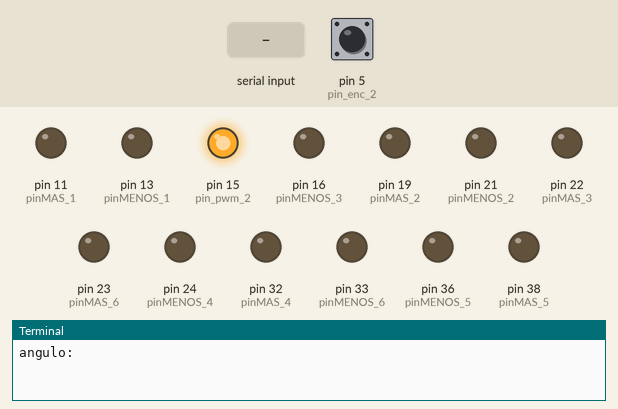
Recording of a program running on a simulated Raspberry Pi (header pin numbers). On the bench: output pins drawn as LEDs (lit = HIGH), the last lines printed to the terminal. The test bench sets the inputs (shaded band); at power-on: pin 5 (pin_enc_2) HIGH.

Above: at 1.2 s.
1.3 s: "1" typed at the terminal, then Enter
At 2.5 s:
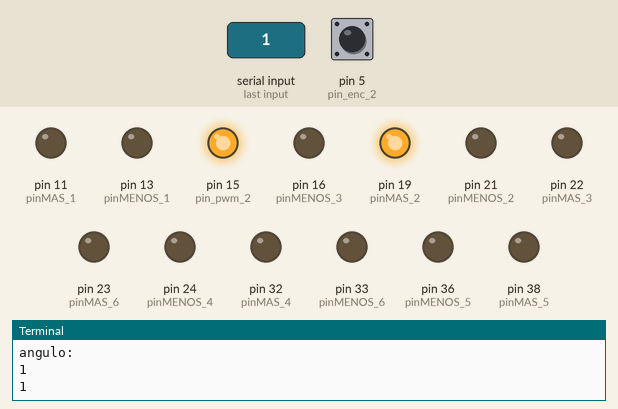
Timing chart, 0 to 4.3 s (numbered marks = the images above; inputs shaded):
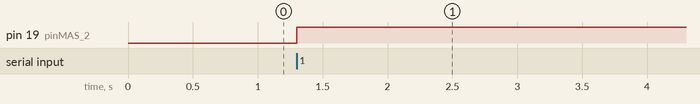

The program:

flancos.py
```python
import RPi.GPIO as GPIO
import time

GPIO.setwarnings(False)
GPIO.setmode(GPIO.BOARD)

pin_ms_1=37
pin_enc_1=3
pinMAS_1=11
pinMENOS_1=13

pin_enc_2=5

pin_pwm_2=15
pinMAS_2=19
pinMENOS_2=21

#,7,,10
pin_enc_3=8
pin_ms_3=31
pin_pwm_3=18
pinMAS_3=22
pinMENOS_3=16

pin_enc_4=10
pin_ms_4=35
pin_pwm_4=26
pinMAS_4=32
pinMENOS_4=24

pin_enc_5=7
pin_ms_5=29
pin_pwm_5=40
pinMAS_5=38
pinMENOS_5=36

pin_enc_6=12
#pin_ms_6=
pinMAS_6=23
pinMENOS_6=33


GPIO.setup(pin_enc_1,GPIO.IN, pull_up_down=GPIO.PUD_UP)
GPIO.setup(pin_enc_2,GPIO.IN, pull_up_down=GPIO.PUD_UP)
GPIO.setup(pin_enc_3,GPIO.IN, pull_up_down=GPIO.PUD_UP)
GPIO.setup(pin_enc_4,GPIO.IN, pull_up_down=GPIO.PUD_UP)
GPIO.setup(pin_enc_5,GPIO.IN, pull_up_down=GPIO.PUD_UP)
GPIO.setup(pin_enc_6,GPIO.IN, pull_up_down=GPIO.PUD_UP)
GPIO.setup(pin_ms_1,GPIO.IN, pull_up_down=GPIO.PUD_UP)
GPIO.setup(pin_ms_3,GPIO.IN, pull_up_down=GPIO.PUD_UP)
GPIO.setup(pin_ms_4,GPIO.IN, pull_up_down=GPIO.PUD_UP)
GPIO.setup(pin_ms_5,GPIO.IN, pull_up_down=GPIO.PUD_UP)
GPIO.setup(pinMAS_1,GPIO.OUT)
GPIO.setup(pinMENOS_1,GPIO.OUT)
GPIO.setup(pinMAS_2,GPIO.OUT)
GPIO.setup(pinMENOS_2,GPIO.OUT)
GPIO.setup(pin_pwm_2,GPIO.OUT)
GPIO.setup(pinMAS_3,GPIO.OUT)
GPIO.setup(pinMENOS_3,GPIO.OUT)
GPIO.setup(pinMAS_4,GPIO.OUT)
GPIO.setup(pinMENOS_4,GPIO.OUT)
GPIO.setup(pinMAS_5,GPIO.OUT)
GPIO.setup(pinMENOS_5,GPIO.OUT)
GPIO.setup(pinMAS_6,GPIO.OUT)
GPIO.setup(pinMENOS_6,GPIO.OUT)
#PIO.setup(pinMAS_2,GPIO.OUT)
#GPIO.setup(pinMENOS_2,GPIO.OUT)
p2=GPIO.PWM(pin_pwm_2,1000)
p2.start(100)

contador=0
dato=0
datoanterior=0
flag=0
try:
    x = float(raw_input("angulo:"))
    p2.ChangeDutyCycle(100)
    if x>= 0:
        GPIO.output(pinMAS_2,GPIO.HIGH)
        GPIO.output(pinMENOS_2,GPIO.LOW)
        #GPIO.output(pinMAS_2,GPIO.LOW)
        #GPIO.output(pinMENOS_2,GPIO.HIGH)
        num = (11030*x)/310
    elif x< 0 :
        GPIO.output(pinMAS_2,GPIO.LOW)
        GPIO.output(pinMENOS_2,GPIO.HIGH)
                #GPIO.output(pinMAS_2,GPIO.HIGH)
                #GPIO.output(pinMENOS_2,GPIO.LOW)
        num=(11030*x)/310


    while(True):
        flag=flag+1
        dato = GPIO.input(pin_enc_2)
        if dato==1 and datoanterior==0:
            contador=contador+1
            print(contador)
            flag = contador
        datoanterior=dato

        time.sleep(0.0005)
        #if contador>=abs(num)-10 :
                 #       print('LLego')
                  #      GPIO.output(pinMAS,GPIO.LOW)
                   #     GPIO.output(pinMENOS,GPIO.LOW)
                    #    GPIO.output(pinMAS_2,GPIO.LOW)
                     #   GPIO.output(pinMENOS_2,GPIO.LOW)
                      #  break
        #if flag>contador+1000000:
                 #       print('detenido')
                  #      GPIO.output(pinMAS,GPIO.LOW)
                   #     GPIO.output(pinMENOS,GPIO.LOW)
                    #    break
except KeyboardInterrupt:
        GPIO.output(pinMAS_1,GPIO.LOW)
        GPIO.output(pinMENOS_1,GPIO.LOW)
        GPIO.output(pinMAS_2,GPIO.LOW)
        GPIO.output(pinMENOS_2,GPIO.LOW)
        GPIO.output(pinMAS_3,GPIO.LOW)
        GPIO.output(pinMENOS_3,GPIO.LOW)
        GPIO.output(pinMAS_4,GPIO.LOW)
        GPIO.output(pinMENOS_4,GPIO.LOW)
        GPIO.output(pinMAS_5,GPIO.LOW)
        GPIO.output(pinMENOS_5,GPIO.LOW)
        GPIO.output(pinMAS_6,GPIO.LOW)
        GPIO.output(pinMENOS_6,GPIO.LOW)
#        GPIO.output(pinMAS_2,GPIO.LOW)
 #       GPIO.output(pinMENOS_2,GPIO.LOW)
 #   GPIO.cleanup()
```

Measured:
- after the input at 1.3 s, pin 19 (pinMAS_2): LOW → HIGH at once
